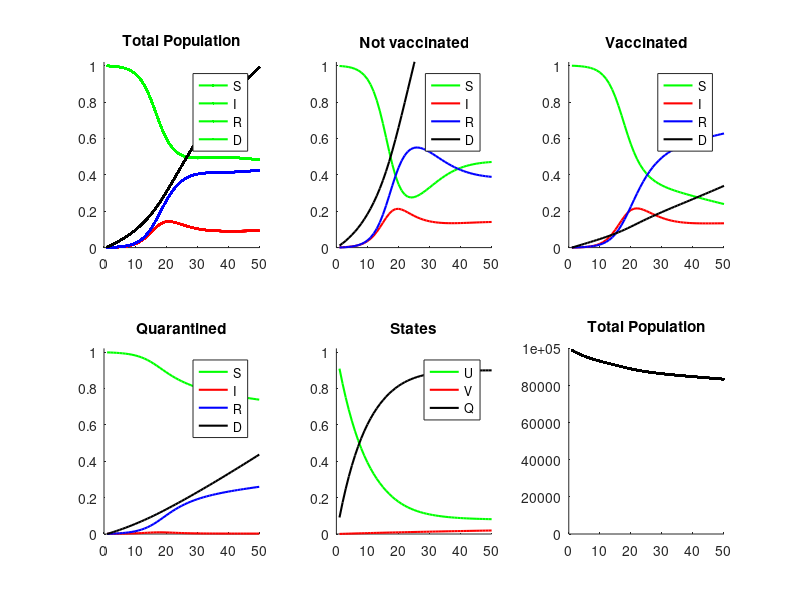

Reproduce this figure in MATLAB.
%% Model Parameters
day      = 60*60*24; % Day length (s).
tmax     = day * 50; % Duration of the simulation (s).
clockmax = 50 ;% Number of time steps.
dt = tmax/clockmax ;% Calculates the duration of each time step.

A           = 1/day;  % infectivity 
B           = 0.5/day;  % recovery rate 

a           = [A, A/2, 0];
b           = [B, B/2, B];
ra          = 0.5;         % reinfection multiplier

betaH       = 0.01/day;   % birthrate for healthy
betaI       = betaH * (1/4); % birthrate for ill 

deltaH      = betaH;       % Death rate for healthy individuals
deltaI      = [deltaH * 5, deltaH * 5 /2,  deltaH * 5]; % Death rate for infected individuals

vr          = 0.0005/day;       % Vaccination rate
qr          = 0.1/day;       % Quarantine rate

%% Initial Conditions
N =     [100000,      0,    0] ; % Total population
I =     [100,         0,     0] ; % Infected
S =     [N(1)-I(1),   0,     0] ; % Susceptible 
R =     [0,           0,     0] ; % Recovered
D =     [0,           0,     0] ; % Total Deceased

%% Initialization for Plotting
tsave = zeros(clockmax, 1);
Ssave = zeros(clockmax, 3);
Isave = zeros(clockmax, 3);
Rsave = zeros(clockmax, 3);
Dsave = zeros(clockmax, 3);
Nsave = zeros(clockmax, 3);
Usave = zeros(clockmax, 3);
Vsave = zeros(clockmax, 3);
Qsave = zeros(clockmax, 3);

%% Create the figure and subplots
figure;

subplot(2,3,1);
hold on
hS1 = plot(tsave(1:clockmax), sum(Ssave(1:clockmax)), 'g', 'LineWidth', 1.5);
hI1 = plot(tsave(1:clockmax), sum(Isave(1:clockmax)), 'r', 'LineWidth', 1.5);
hR1 = plot(tsave(1:clockmax), sum(Rsave(1:clockmax)), 'b', 'LineWidth', 1.5);
hD1 = plot(tsave(1:clockmax), sum(Dsave(1:clockmax)), 'k', 'LineWidth', 1.5);
legend({'S','I','R', 'D'},'Location','northeast')
axis([0, tmax/day, 0, 1.02])
title('Total Population')

subplot(2,3,2);
hold on
hS2 = plot(tsave(1:clockmax), Ssave(1:clockmax, 1), 'g', 'LineWidth', 1.5);
hI2 = plot(tsave(1:clockmax), Isave(1:clockmax, 1), 'r', 'LineWidth', 1.5);
hR2 = plot(tsave(1:clockmax), Rsave(1:clockmax, 1), 'b', 'LineWidth', 1.5);
hD2 = plot(tsave(1:clockmax), Dsave(1:clockmax, 1), 'k', 'LineWidth', 1.5);
legend({'S','I','R', 'D'},'Location','northeast')
axis([0, tmax/day, 0, 1.02])
title('Not vaccinated')

subplot(2,3,3);
hold on
hS3 = plot(tsave(1:clockmax), Ssave(1:clockmax, 2), 'g', 'LineWidth', 1.5);
hI3 = plot(tsave(1:clockmax), Isave(1:clockmax, 2), 'r', 'LineWidth', 1.5);
hR3 = plot(tsave(1:clockmax), Rsave(1:clockmax, 2), 'b', 'LineWidth', 1.5);
hD3 = plot(tsave(1:clockmax), Dsave(1:clockmax, 2), 'k', 'LineWidth', 1.5);
legend({'S','I','R', 'D'},'Location','northeast')
axis([0, tmax/day, 0, 1.02])
title('Vaccinated')

subplot(2,3,4);
hold on
hS4 = plot(tsave(1:clockmax), Ssave(1:clockmax, 3), 'g', 'LineWidth', 1.5);
hI4 = plot(tsave(1:clockmax), Isave(1:clockmax, 3), 'r', 'LineWidth', 1.5);
hR4 = plot(tsave(1:clockmax), Rsave(1:clockmax, 3), 'b', 'LineWidth', 1.5);
hD4 = plot(tsave(1:clockmax), Dsave(1:clockmax, 3), 'k', 'LineWidth', 1.5);
legend({'S','I','R', 'D'},'Location','northeast')
axis([0, tmax/day, 0, 1.02])
title('Quarantined')

subplot(2,3,5)
hold on
hU  = plot(tsave(1:clockmax), Usave(1:clockmax), 'g', 'LineWidth', 1.5);
hV  = plot(tsave(1:clockmax), Vsave(1:clockmax), 'r', 'LineWidth', 1.5);
hQ  = plot(tsave(1:clockmax), Qsave(1:clockmax), 'k', 'LineWidth', 1.5);
legend({'U','V','Q'},'Location','northeast')
axis([0, tmax/day, 0, 1.02])
title('States')

subplot(2,3,6);
hold on
hN = plot(tsave(1:clockmax), sum(Nsave(1:clockmax), 2), 'k', 'LineWidth', 1.5);
expectedSize = sum(N) * (1 + betaH - deltaH)^tmax;
axis([0, tmax/day, 0, expectedSize]);
title('Total Population')

drawnow;

%% Main Simulation Loop
for clock = 1:clockmax
    t = clock*dt; % Updates current time

    % Calculating populational changes
    ptrans = (I(1) + I(2)) / (N(1) + N(2));

  
    Sbirths = dt * (betaH * (sum(S)+sum(R)) + betaI * sum(I));
    Sinf = dt * ptrans * a .* S;
    Sdie = dt * deltaH * S;

    Idie = dt * deltaI .* I;

    Rnew = dt * b .* I;
    Rinf = dt * ptrans * ra * a .* R;
    Rdie = dt * deltaH * R;
    
    % Calculating final values of variables
    S = S + [Sbirths, 0, 0] - Sdie - Sinf;
    I = I + Sinf + Rinf - Idie - Rnew;
    R = R + Rnew - Rinf - Rdie;
    D = D + Sdie + Idie + Rdie;
    
    S(1) = S(1) - S(1) * (qr+vr) * dt;
    S(3) = S(3) + S(1) * qr * dt - S(3) * vr * dt;
    S(2) = S(2) + S(1) * vr * dt + S(3) * vr * dt;
    
    I(1) = I(1) - I(1) * qr * dt;
    I(3) = I(3) + I(1) * qr * dt;
    
    R(1) = R(1) - R(1) * (qr+vr) * dt;
    R(3) = R(3) + R(1) * qr * dt - R(3) * vr * dt;
    R(2) = R(2) + R(1) * vr * dt + R(3) * vr * dt;


    N = S + R + I;
    
    % Update tsave, Ssave, Isave, Rsave, Dsave
    tsave(clock) = t / day; 
    Nsave(clock, :) = N;
    Ssave(clock, :) = S ./ N;
    Isave(clock, :) = I ./ N;
    Rsave(clock, :) = R ./ N;
    Dsave(clock, :) = D ./ N;
    Usave(clock, :) = N(1) / sum(N);
    Vsave(clock, :) = N(2) / sum(N);
    Qsave(clock, :) = N(3) / sum(N);
    
    % Update the plots in the first subplot
    subplot(2,3,1);
    set(hS1, 'XData', tsave(1:clock), 'YData', sum(Ssave(1:clock, :), 2)/3);
    set(hI1, 'XData', tsave(1:clock), 'YData', sum(Isave(1:clock, :), 2)/3);
    set(hR1, 'XData', tsave(1:clock), 'YData', sum(Rsave(1:clock, :), 2)/3);
    set(hD1, 'XData', tsave(1:clock), 'YData', sum(Dsave(1:clock, :), 2)/3);


    % Update the plots in the second subplot
    subplot(2,3,2);
    set(hS2, 'XData', tsave(1:clock), 'YData', Ssave(1:clock, 1));
    set(hI2, 'XData', tsave(1:clock), 'YData', Isave(1:clock, 1));
    set(hR2, 'XData', tsave(1:clock), 'YData', Rsave(1:clock, 1));
    set(hD2, 'XData', tsave(1:clock), 'YData', Dsave(1:clock, 1));

     % Update the plots in the first subplot
    subplot(2,3,3);
    set(hS3, 'XData', tsave(1:clock), 'YData', Ssave(1:clock, 2));
    set(hI3, 'XData', tsave(1:clock), 'YData', Isave(1:clock, 2));
    set(hR3, 'XData', tsave(1:clock), 'YData', Rsave(1:clock, 2));
    set(hD3, 'XData', tsave(1:clock), 'YData', Dsave(1:clock, 2));

    % Update the plots in the second subplot
    subplot(2,3,4);
    set(hS4, 'XData', tsave(1:clock), 'YData', Ssave(1:clock, 3));
    set(hI4, 'XData', tsave(1:clock), 'YData', Isave(1:clock, 3));
    set(hR4, 'XData', tsave(1:clock), 'YData', Rsave(1:clock, 3));
    set(hD4, 'XData', tsave(1:clock), 'YData', Dsave(1:clock, 3));
    
    subplot(2,3,5);
    set(hU, 'XData',  tsave(1:clock), 'YData', Usave(1:clock));
    set(hV, 'XData',  tsave(1:clock), 'YData', Vsave(1:clock));
    set(hQ, 'XData',  tsave(1:clock), 'YData', Qsave(1:clock));

    subplot(2,3,6);
    set(hN, 'XData',  tsave(1:clock), 'YData', sum(Nsave(1:clock, :), 2));

    drawnow;
    
end
